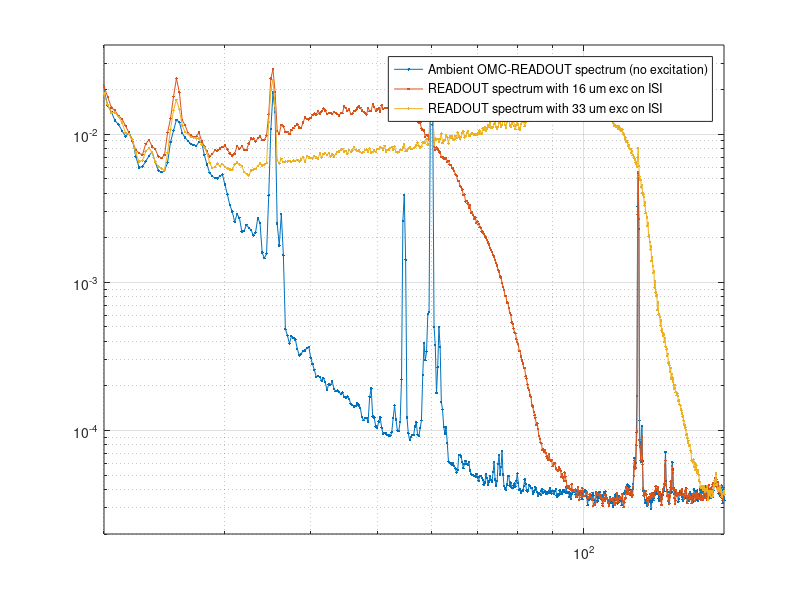

Here is the MATLAB script that generated this plot:
% HAM6 ISI scattering test
%
% Described in LLO elog on 2009-01-25
%
% This script reads the data from a text file (exported from DTT), plots
% it, and integrates the power under the scattering shelf.

data = dlmread('OMCscatter2.txt');

f = data(:,1);      % Column 1: frequency
x_a = data(:,2);    % Column 2: Ambient OMC-READOUT spectrum (no excitation)
x_b = data(:,3);    % Column 3: READOUT spectrum with 16 um exc on ISI
x_0 = data(:,4);    % Column 4: READOUT spectrum with 33 um exc on ISI
clear data;

% Plot everything
loglog(f, x_0, '.-');
hold all
plot(f, x_a, '.-');
plot(f, x_b, '.-');
hold off;

legend('Ambient OMC-READOUT spectrum (no excitation)', ...
       'READOUT spectrum with 16 um exc on ISI', ...
       'READOUT spectrum with 33 um exc on ISI');

axis tight
grid on
xlim([20 160])
ylim([2e-5 0.04]);

% Compute the integrals

ii = (x_a ./ x_0) > 2;  % Find points where the spectrum is elevated
jj = (x_b ./ x_0) > 2;

bw = f(2) - f(1);       % Find the FFT resolution
a_rms = sqrt(bw * sum(x_a(ii).^2 - x_0(ii).^2))
b_rms = sqrt(bw * sum(x_b(jj).^2 - x_0(jj).^2))

